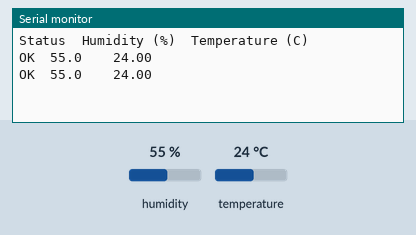
A sketch run on a simulated Arduino Uno, built with avr-gcc and run on an emulated ATmega328P. Parts: the last lines printed to the serial monitor. Inputs (shaded band) come from the test bench; at power-on: humidity 55 %, temperature 24 °C.

Above: at 5.8 s.
5.9 s: humidity set to 22 %
At 8.5 s:
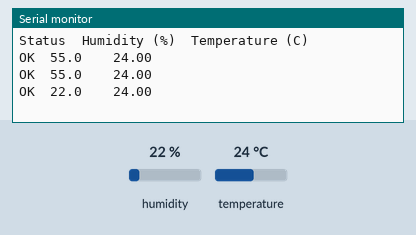
10.1 s: temperature set to 12 °C
At 12.2 s:
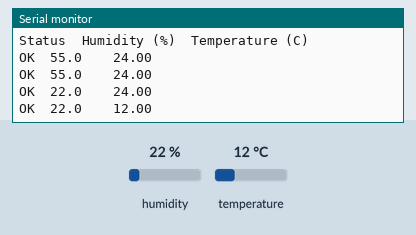
14.3 s: humidity set to 40 %
At 18.4 s:
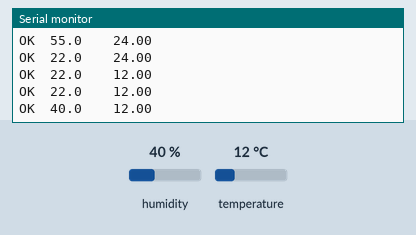
Timing chart, 0 to 19.9 s (numbered marks = the images above; inputs shaded):
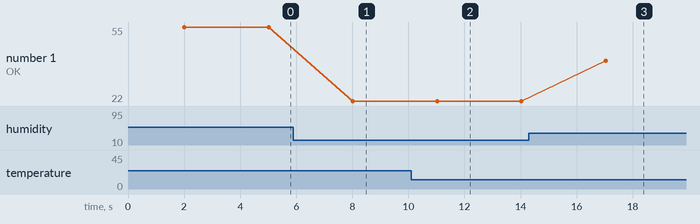

The sketch:

dht22.ino
```cpp
#include <DHT.h> // DHT22 lib
#define DHT22_PIN 2 // DHT22 data input

DHT dht;

void setup() {

  dht.setup(DHT22_PIN);

  Serial.begin(115200);

  Serial.println();
  Serial.println("Status\tHumidity (%)\tTemperature (C)");
}

void loop() {

  delay(dht.getMinimumSamplingPeriod());

  float humidity = dht.getHumidity();
  float temperature = dht.getTemperature();

  Serial.print(dht.getStatusString());
  Serial.print("\t");
  Serial.print(humidity, 1);
  Serial.print("\t\t");
  Serial.println(temperature);

  delay(1000);

}
```

Measured:
- after the input at 5.9 s, the serial monitor: prints a new line after 2.1 s (image 1)
- after the input at 10.1 s, the serial monitor: prints a new line after 0.92 s (image 2)
- after the input at 14.3 s, the serial monitor: prints a new line after 2.7 s (image 3)
- plotted number 1: 55 → 22 after the input at 5.9 s, 22 → 40 after the input at 14.3 s
